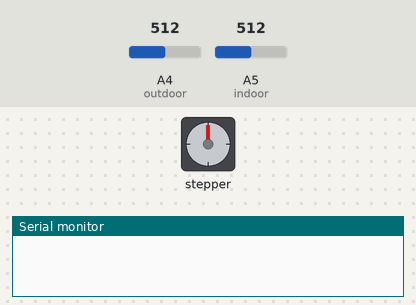
The sketch below on a simulated Arduino Uno, built with avr-gcc and run on an emulated ATmega328P. Shown: stepper motor, the last lines printed to the serial monitor. Wiring (inferred from the names in the program): stepper motor driver (200 steps per turn assumed): step pin 9; direction pin 8. The test bench sets the inputs (shaded band); at power-on: A4 (outdoor) = 512, A5 (indoor) = 512.

Above: at 1.2 s.
1.3 s: A4 (outdoor) set to 716
At 1.46 s:
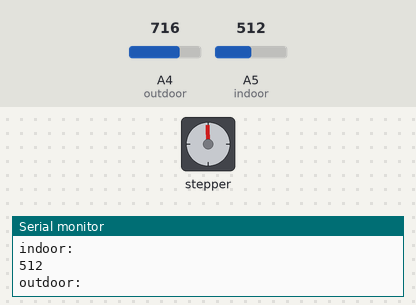
At 2.13 s:
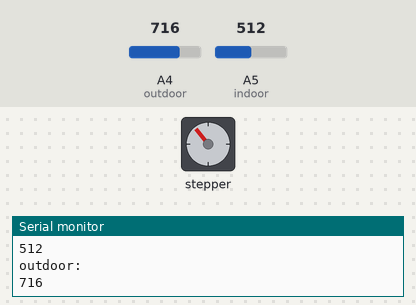
4.3 s: A5 (indoor) set to 716
At 4.3 s:
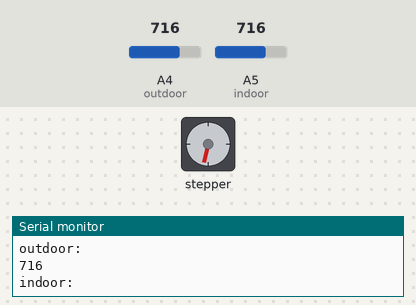
5.8 s: A4 (outdoor) set to 900
At 6.63 s:
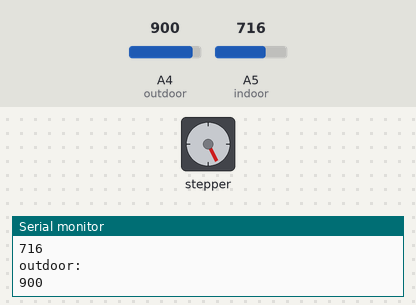
8.8 s: A5 (indoor) set to 1023
11.8 s: A5 (indoor) set to 986
14.8 s: A4 (outdoor) set to 1023
Timing chart, 0 to 18.8 s (numbered marks = the images above; inputs shaded):
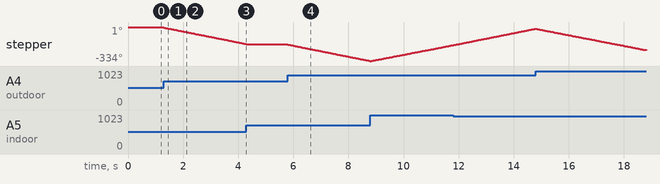

The sketch:

light_motor.ino
```cpp
// Define pin connections & motor's steps per revolution
//https://lastminuteengineers.com/a4988-stepper-motor-driver-arduino-tutorial/#:~:text=Wiring%20an%20A4988%20Stepper%20Motor%20Driver%20to%20an%20Arduino,-Now%20that%20we&text=The%20connections%20are%20straightforward.,%2C%201A%2C%20and%201B%20pins.
#define indoor A5
#define outdoor A4
#define dirPin 8
#define stepPin 9
//#define steps 5
//#define reset D4
#define sleep 5

int preference = 200;
int currentIndoor;
int currentOutdoor;
int count = 0;

void setup()
{
	// Declare pins as Outputs
	pinMode(stepPin, OUTPUT);
	pinMode(dirPin, OUTPUT);
  pinMode(indoor, INPUT);
  pinMode(outdoor, INPUT);
  currentIndoor = analogRead(indoor);
  currentOutdoor = analogRead(outdoor);
  //pinMode(reset, OUTPUT);
  //pinMode(sleep, OUTPUT);

  Serial.begin(9600);
}
void loop()
{
	// Set motor direction clockwise
    currentIndoor = analogRead(indoor);
    currentOutdoor = analogRead(outdoor);

    //too dark inside and brighter outside
    if (currentIndoor < preference - 20 && currentIndoor < currentOutdoor) {
      open();
      Serial.println("indoor:  ");
      Serial.println(currentIndoor);
      Serial.println("outdoor: ");
      Serial.println(currentOutdoor);
    } else if (currentIndoor > preference + 20 && currentIndoor < currentOutdoor) {
      close();
      Serial.println("indoor:  ");
      Serial.println(currentIndoor);
      Serial.println("outdoor: ");
      Serial.println(currentOutdoor);
    } else if (currentIndoor < preference - 20 && currentIndoor > currentOutdoor) {
      close();
      Serial.println("indoor:  ");
      Serial.println(currentIndoor);
      Serial.println("outdoor: ");
      Serial.println(currentOutdoor);
    } else if (currentIndoor > preference + 20 && currentIndoor > currentOutdoor) {
      open();
      Serial.println("indoor:  ");
      Serial.println(currentIndoor);
      Serial.println("outdoor: ");
      Serial.println(currentOutdoor);
    }
}

void open() {
  digitalWrite(dirPin, HIGH);
  digitalWrite(stepPin, HIGH);
  //digitalWrite(sleep, HIGH); //turns off sleep mode
  delayMicroseconds(1000);
  digitalWrite(stepPin, LOW);
  count++;
  //digitalWrite(sleep, LOW);
}

void close() {
  digitalWrite(dirPin, LOW);
  digitalWrite(stepPin, HIGH);
  //digitalWrite(sleep, HIGH); //turns off sleep mode
  delayMicroseconds(1000);
  digitalWrite(stepPin, LOW);
  //digitalWrite(sleep, LOW);
  count--;
}
```

Measured:
- after the input at 1.3 s, stepper: keeps turning counter-clockwise at about 56°/s, starting at once
- after the input at 4.3 s, stepper: stops changing and stays -167°
- after the input at 5.8 s, stepper: keeps turning counter-clockwise at about 56°/s, starting at once
